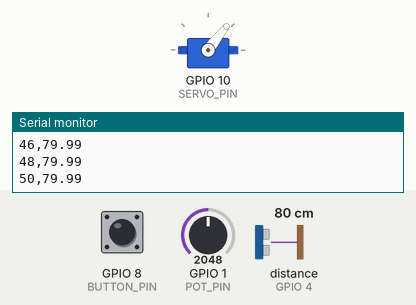
The sketch below on a simulated ESP32. Parts: servo, the last lines printed to the serial monitor. Wiring (inferred from the names in the program): ultrasonic range finder: trigger GPIO 5; echo GPIO 4. The test bench sets the inputs (shaded band); at power-on: distance to the obstacle (sensor on GPIO 4) 80 cm, GPIO 8 (BUTTON_PIN) HIGH, GPIO 1 (POT_PIN) = 2048. The echo pulse lasts 58.3 µs per cm.

Above: at 1.76 s.
1.8 s: distance to the obstacle (sensor on GPIO 4) set to 2 cm
At 2.13 s:
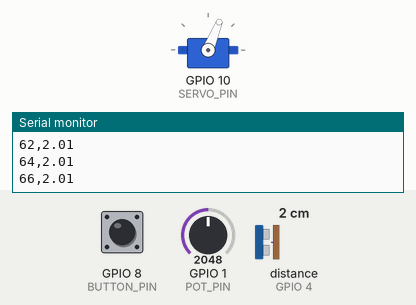
4.8 s: GPIO 8 (BUTTON_PIN) pulled LOW for 0.15 s
At 5.8 s:
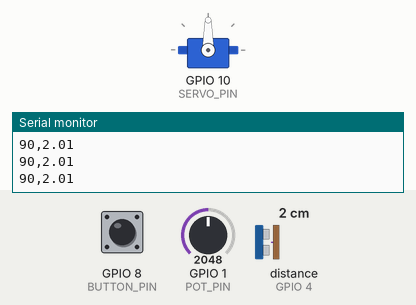
6.4 s: GPIO 8 (BUTTON_PIN) pulled LOW for 1 s
9.4 s: GPIO 8 (BUTTON_PIN) pulled LOW for 3.2 s
14.1 s: GPIO 1 (POT_PIN) set to 2866
At 14.4 s:
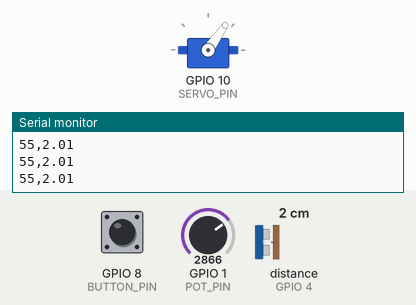
15.6 s: GPIO 1 (POT_PIN) set to 3603
At 16.0 s:
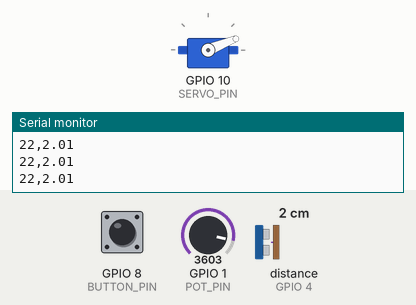
Timing chart, 0 to 18.1 s (numbered marks = the images above; inputs shaded):
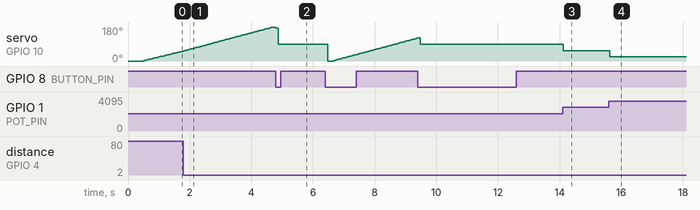

Measured:
- after the input at 14.1 s, servo on GPIO 10 (SERVO_PIN): 90° → 55° at once
- after the input at 15.6 s, servo on GPIO 10 (SERVO_PIN): 55° → 22° at once

The sketch:

combined.ino
```cpp
#include <ESP32Servo.h>

// pin definitions
constexpr int ECHO_PIN{4};   // ultrasonic echo pin
constexpr int TRIG_PIN{5};   // ultrasonic trigger pin
constexpr int SERVO_PIN{10}; // servo control pin
constexpr int BUTTON_PIN{8}; // mode button pin
constexpr int POT_PIN{1};    // potentiometer pin

// variables for configuration
constexpr int STEP_SIZE{2};                 // servo step amount in auto mode
constexpr unsigned long DEBOUNCE_DELAY{10}; // button debounce delay in ms

// global declarations
Servo myServo;          // servo motor object
int angle{};            // current servo angle (0–180 degrees)
bool forward{true};     // sweep direction (true = increasing angle)
bool manualMode{false}; // current mode (true = manual, false = auto)

// function for getting the distance from the ultrasonic sensor
float getDistance() {
    long duration{};  // variable for storing the time it takes for the pulse
    float distance{}; // variable for storing the calculated distance

    // ensure clean low signal before trigger
    digitalWrite(TRIG_PIN, LOW);
    delayMicroseconds(2);

    // send 10us trigger pulse to start measurement
    digitalWrite(TRIG_PIN, HIGH);
    delayMicroseconds(10);
    digitalWrite(TRIG_PIN, LOW);

    // measure echo return time (timeout 30ms)
    duration = pulseIn(ECHO_PIN, HIGH, 30000);

    if (duration == 0) { // no echo received within timeout
        return -1;
    }

    // convert time to distance (cm), divide by 2 for round trip
    distance = (duration * 0.0343) / 2;

    return distance; // return the calculated distance
}

// function for handling the conditions of the button
bool handleButton() {
    static bool lastReading{HIGH};           // previous raw button read (for edge detection)
    static bool stableState{HIGH};           // debounced stable button state
    static unsigned long lastDebounceTime{}; // time when input last changed (debounce timing)

    bool reading{digitalRead(BUTTON_PIN)}; // current raw button reading
    unsigned long now{millis()};           // current system time in ms

    if (reading != lastReading) {
        lastDebounceTime = now; // reset debounce timer on change
    }

    if ((now - lastDebounceTime) > DEBOUNCE_DELAY) {
        if (reading != stableState) {
            stableState = reading; // accept new stable state

            if (stableState == LOW) {
                manualMode = !manualMode; // toggle mode on button press
            }
        }
    }

    lastReading = reading; // store latest raw reading

    return manualMode; // return current mode
}

// function for detecting change of mode from manual to auto
bool modeChangedToAuto() {
    static bool lastModeSnapshot{false}; // previous mode state (for detecting transitions)

    bool currentMode{manualMode};                        // current mode snapshot
    bool transitioned{lastModeSnapshot && !currentMode}; // true if manual to auto

    lastModeSnapshot = currentMode; // update stored state for next call

    return transitioned; // return whether transition occurred
}

// main setup
void setup() {
    Serial.begin(115200);

    pinMode(TRIG_PIN, OUTPUT);         // ultrasonic trigger pin
    pinMode(ECHO_PIN, INPUT);          // ultrasonic echo pin
    pinMode(BUTTON_PIN, INPUT_PULLUP); // button input with internal pull-up
    pinMode(POT_PIN, INPUT);           // potentiometer analog input

    myServo.attach(SERVO_PIN); // attach servo to output pin

    angle = 0;            // start at 0 degrees
    myServo.write(angle); // move servo to initial position
    delay(500);           // allow servo to settle
}

// main loop
void loop() {
    bool currentMode{handleButton()}; // check button and get current mode
    int potValue{};                   // variable for raw potentiometer reading
    float distance{};                 // variable for ultrasonic distance reading

    // reset on transition back to auto mode
    if (modeChangedToAuto()) {
        int previousAngle = angle; // store current angle before reset
        angle = 0;                 // reset servo to start position
        forward = true;            // reset sweep direction to forward
        myServo.write(angle);      // move servo to 0 degrees

        int travelDistance = abs(previousAngle - angle); // distance servo must travel
        int settleTime = travelDistance * 2;             // estimated servo settle time (ms)

        delay(settleTime); // wait for servo to reach position
    }

    if (currentMode) {
        // ----- MANUAL MODE -----

        potValue = analogRead(POT_PIN); // read potentiometer value

        angle = map(potValue, 0, 4095, 180, 0); // map pot value to servo angle (reversed)

        myServo.write(angle); // move servo to mapped angle
        delay(30);            // smooth servo response delay

        distance = getDistance(); // measure distance

        // output to serial monitor in this format for processing
        Serial.print(angle);
        Serial.print(",");
        Serial.println(distance);

        delay(15); // delay for stability
    }
    else {
        // ----- AUTO SWEEP MODE -----

        if (forward) {
            angle += STEP_SIZE; // increase angle

            if (angle >= 180) { // upper limit reached
                angle = 180;     // clamp value
                forward = false; // reverse direction
            }
        }
        else {
            angle -= STEP_SIZE; // decrease angle

            if (angle <= 0) {   // lower limit reached
                angle = 0;      // clamp value
                forward = true; // reverse direction
            }
        }

        myServo.write(angle);     // update servo position
        delay(30);                // allow servo movement

        distance = getDistance(); // measure distance

        // output to serial monitor in this format for processing
        Serial.print(angle);
        Serial.print(",");
        Serial.println(distance);

        delay(15); // delay for stability
    }
}
```
